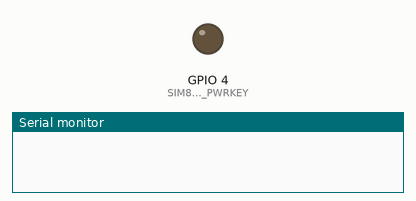
Simulated run of this sketch. Board: ESP32. Parts: output pins drawn as LEDs (lit = HIGH), the last lines printed to the serial monitor. Uploads are accepted with an empty reply; pins used as bus, display or sensor lines are not drawn. At 4.8 s the program puts the board to deep sleep or switches it off; the recording ends there.

Above: at 0.0 s.
At 1.6 s:
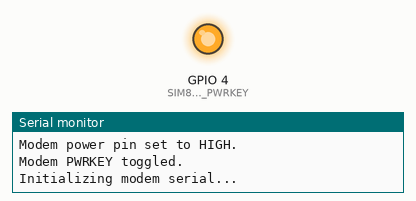
Timing chart, 0 to 3.1 s (numbered marks = the images above):
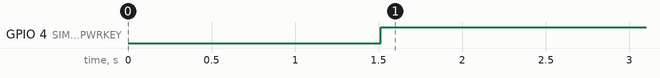

Measured:
- by itself, GPIO 4 (SIM800L_PWRKEY): LOW → HIGH at 1.5 s

The sketch:

http_test.ino
```cpp
/*  More information at: https://www.aeq-web.com/
 *  ESP32 SIM800 HTTP POST TEST | V 1.0_2020-AUG-18
 */
#include <Arduino.h>
#define TINY_GSM_MODEM_SIM800 // Modem type
#include <TinyGsmClient.h>    // For GPRS/HTTP client
#include <ArduinoJson.h>      // For JSON parsing and generation
#include "esp_sleep.h"        // For deep sleep functionality

// Define the serial port for communication with the modem
#define SerialAT Serial2

// Modem pins (adjust if your board differs)
#define SIM800L_RX     27
#define SIM800L_TX     26
#define SIM800L_PWRKEY 4  // Often used to power on/off the modem module
#define SIM800L_RST    5  // Optional, if you use reset
#define SIM800L_POWER  23 // If this pin controls overall power to the module

// Your GPRS credentials
const char apn[]      = "internet.t-mobile.cz"; // APN
const char gprsUser[] = "gprs";                 // GPRS User (if any)
const char gprsPass[] = "gprs";                 // GPRS Password (if any)

// Server details
const char server[]       = "129.151.193.104";
const int  port           = 5000;
const char resourcePost[] = "/device_input"; // Endpoint for POSTing data

// Device details and placeholder data (replace with actual GPS data later)
const char* deviceName = "ESP32-TestDevice-01";
double lat    = 50.08804;
double lon   = 14.42076;
double spd       = 10.5;
double alt    = 200.0;
double hdop    = 15.0;
int   satellites  = 7;

// Default sleep interval in seconds if server doesn't provide one or parsing fails
#define DEFAULT_SLEEP_SECONDS 60
uint64_t sleepTimeSeconds = DEFAULT_SLEEP_SECONDS;

// TinyGSM modem object
TinyGsm modem(SerialAT);
// TinyGSM client for HTTP
TinyGsmClient client(modem);

void powerOffModem() {
    Serial.println(F("Powering off modem..."));
    // Try a graceful shutdown first
    if (!modem.poweroff()) {
        Serial.println(F("Modem poweroff command failed or not supported."));
    }
    // Hard power off if a power control pin is defined and used
    #if defined(SIM800L_POWER)
      digitalWrite(SIM800L_POWER, LOW); // Cut power to the module
      Serial.println(F("Modem power pin set to LOW."));
    #endif
}

void enterDeepSleep(uint64_t seconds) {
  Serial.print(F("Entering deep sleep for "));
  Serial.print(seconds);
  Serial.println(F(" seconds..."));
  Serial.flush(); // Ensure all serial output is sent
  esp_sleep_enable_timer_wakeup(seconds * 1000000ULL); // Convert seconds to microseconds
  esp_deep_sleep_start();
}


void setup() {
  // Set console baud rate
  Serial.begin(115200);
  delay(10);


  Serial.println(F("\n--- ESP32 SIM800L POST Cycle ---"));

  // Power on the SIM800L module
  Serial.println(F("Powering on modem..."));
  #if defined(SIM800L_POWER)
    pinMode(SIM800L_POWER, OUTPUT);
    digitalWrite(SIM800L_POWER, HIGH); // Apply power to the module
    Serial.println(F("Modem power pin set to HIGH."));
    delay(500); // Give a moment for power to stabilize if SIM800L_POWER is a direct VCC control
  #endif

  #if defined(SIM800L_PWRKEY)
    pinMode(SIM800L_PWRKEY, OUTPUT);
    digitalWrite(SIM800L_PWRKEY, LOW);
    delay(1000); // Hold PWRKEY low for a second to initiate power-on sequence
    digitalWrite(SIM800L_PWRKEY, HIGH); // Release PWRKEY
    Serial.println(F("Modem PWRKEY toggled."));
  #endif

  Serial.println(F("Initializing modem serial..."));
  SerialAT.begin(9600, SERIAL_8N1, SIM800L_TX, SIM800L_RX);
  delay(3000); // Wait for modem to stabilize after serial begin

  Serial.println(F("Initializing modem logic..."));
  // modem.restart() can take a long time. modem.init() is faster if modem is already on.
  if (!modem.init()) { // Prefer init if modem is already powered by the PWRKEY sequence
    Serial.println(F("Failed to initialize modem! Trying restart..."));
    if(!modem.restart()){
        Serial.println(F("Modem restart also failed! Entering deep sleep."));
        powerOffModem();
        enterDeepSleep(DEFAULT_SLEEP_SECONDS);
    }
  }

  String modemInfo = modem.getModemInfo();
  Serial.print(F("Modem Info: "));
  Serial.println(modemInfo);

  Serial.print(F("Waiting for network..."));
  if (!modem.waitForNetwork(240000L, true)) { // Wait up to 4 minutes, with progress indication
    Serial.println(F(" fail"));
    powerOffModem();
    enterDeepSleep(DEFAULT_SLEEP_SECONDS);
    return;
  }
  Serial.println(F(" success"));

  Serial.print(F("Connecting to GPRS: "));
  Serial.print(apn);
  if (!modem.gprsConnect(apn, gprsUser, gprsPass)) {
    Serial.println(F(" fail"));
    powerOffModem();
    enterDeepSleep(DEFAULT_SLEEP_SECONDS);
    return;
  }
  Serial.println(F(" success"));

  Serial.println(F("Performing HTTP POST request..."));

  // Prepare JSON document
  StaticJsonDocument<256> jsonDoc; // Adjust size if more data is needed
  jsonDoc["device"] = deviceName;
  jsonDoc["latitude"] = lat;
  jsonDoc["longitude"] = lon;
  jsonDoc["speed"] = spd;
  jsonDoc["altitude"] = alt;
  jsonDoc["accuracy"] = hdop;
  jsonDoc["satellites"] = satellites;

  String jsonData;
  serializeJson(jsonDoc, jsonData);
  Serial.print(F("JSON Payload: "));
  Serial.println(jsonData);

  if (!client.connect(server, port)) {
    Serial.println(F("Connect to server failed!"));
  } else {
    Serial.println(F("Connected to server."));
    // Send HTTP POST request
    client.print(F("POST ")); client.print(resourcePost); client.println(F(" HTTP/1.1"));
    client.print(F("Host: ")); client.println(server);
    client.println(F("Content-Type: application/json"));
    client.print(F("Content-Length: ")); client.println(jsonData.length());
    client.println(F("Connection: close"));
    client.println(); // Empty line before body
    client.print(jsonData);

    // Wait for server response (with timeout)
    unsigned long timeout = millis();
    while (client.connected() && client.available() == 0) {
      if (millis() - timeout > 10000L) { // 10 seconds timeout
        Serial.println(F(">>> Client Timeout !"));
        break;
      }
      delay(100); // Small delay to yield
    }

    if(client.available()){
        // Read response
        String responseBody = "";
        // Read HTTP status
        String status_line = client.readStringUntil('\n');
        Serial.print("Status: "); Serial.println(status_line);
        // Skip headers
        while (client.available()) {
            String line = client.readStringUntil('\n');
            line.trim(); // Remove trailing \r
            if (line.length() == 0) break; // Empty line indicates end of headers
        }
        // Read body
        while(client.available()){
          responseBody += (char)client.read();
        }
        Serial.print(F("Server Response Body: "));
        Serial.println(responseBody);

        // Parse JSON response
        StaticJsonDocument<128> responseDoc; // Adjust size as needed for server response
        DeserializationError error = deserializeJson(responseDoc, responseBody);

        if (error) {
          Serial.print(F("deserializeJson() failed: "));
          Serial.println(error.c_str());
          Serial.println(F("Using default sleep interval."));
          sleepTimeSeconds = DEFAULT_SLEEP_SECONDS;
        } else {
          if (responseDoc.containsKey("sleep_interval") && responseDoc["sleep_interval"].is<unsigned int>()) {
            sleepTimeSeconds = responseDoc["sleep_interval"].as<unsigned int>();
            Serial.print(F("Received sleep_interval: "));
            Serial.println(sleepTimeSeconds);
            if (sleepTimeSeconds == 0) { // Avoid 0 sleep time
                Serial.println(F("Sleep interval is 0, using default."));
                sleepTimeSeconds = DEFAULT_SLEEP_SECONDS;
            }
          } else {
            Serial.println(F("sleep_interval not found or invalid in response, using default."));
            sleepTimeSeconds = DEFAULT_SLEEP_SECONDS;
          }
        }
    } else {
        Serial.println(F("No data received from server or client disconnected."));
    }
    client.stop();
    Serial.println(F("Disconnected from server."));
  }

  Serial.print(F("Disconnecting GPRS..."));
  if(modem.gprsDisconnect()){
      Serial.println(F(" success"));
  } else {
      Serial.println(F(" fail"));
  }

  powerOffModem();
  enterDeepSleep(sleepTimeSeconds);
}

void loop() {
  // This part is not reached due to deep sleep and restart
}
```
